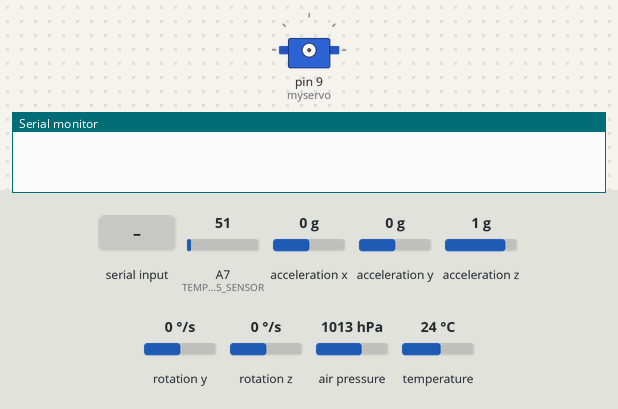
The sketch below on a simulated Arduino Nano, built with avr-gcc and run on an emulated ATmega328P. On the bench: servo, the last lines printed to the serial monitor. Wiring (inferred from the names in the program): MPU-6050 motion sensor at I2C address 0x68. The inputs (shaded band) are chosen by the test bench; at power-on: A7 (TEMPLM35_SENSOR) = 51, acceleration x 0 g, acceleration y 0 g, acceleration z 1 g, rotation y 0 °/s, rotation z 0 °/s, air pressure 1013 hPa, temperature 24 °C.

Above: at 3.2 s.
3.3 s: "a" received over the second serial link
At 6.3 s:
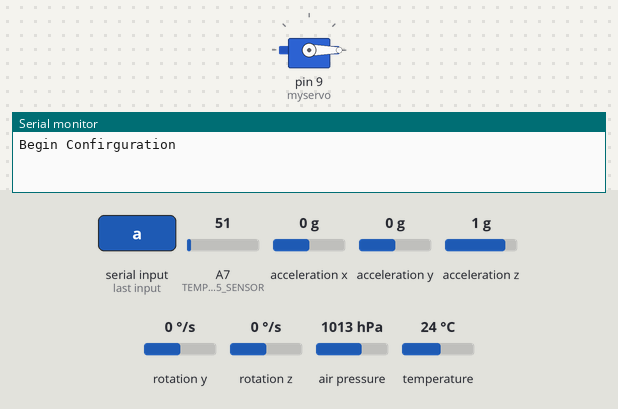
6.6 s: "d" received over the second serial link
At 10.7 s:
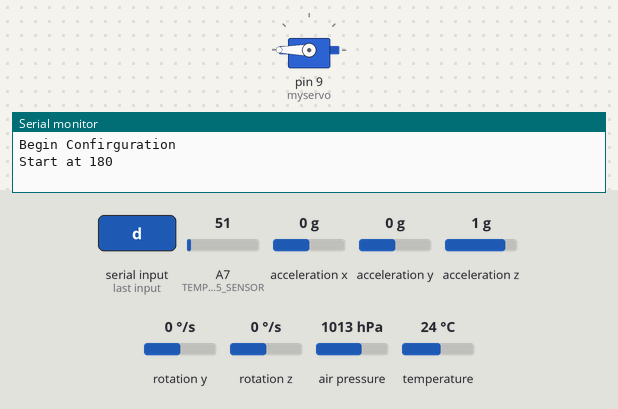
Timing chart, 0 to 12.2 s (numbered marks = the images above; inputs shaded):
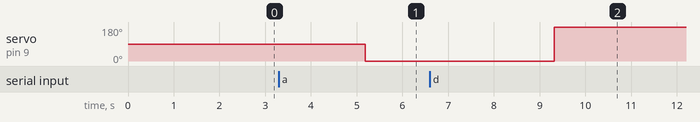

Measured:
- after the input at 3.3 s, servo on pin 9 (myservo): 90° → 0° after 1.9 s
- after the input at 6.6 s, servo on pin 9 (myservo): 0° → 180° after 2.7 s

The sketch:

final_script_xbee.ino
```cpp
// @ TO DO : find when to release the servos

#include <Wire.h>
#include <Adafruit_Sensor.h>
#include <Adafruit_BMP280.h>
#include <SoftwareSerial.h>
#include <Servo.h>

/* MPU CONSTANTS */
const int MPU_ADDR=0x68;
const byte PWR_MGMT_1=0x6b;
const byte WHO_AM_I=0x75;
const byte MPU_ACX_1=0x3B;
const byte MPU_ACY_1=0x3D;
const byte MPU_ACZ_1=0x3F;
const byte MPU_TEMP_1=0x41;
const byte MPU_GYX_1=0x44;

/* MPU VARIABLE CONSTANTS */
const float ACC_SCALE_FACT=4096.;
const float GYR_SCALE_FACT=131.;
const float REF_PRESSURE=1013.25;

/* MPU RESULTS */
byte WHO_AM_I_data;
float acc[3];
float gyro[3];
float baro[3];

/* tempLM35 SENSOR */
const int TEMPLM35_SENSOR=A7;

/* tempLM35 VARIABLES */
float tempc;
float tempf;
float vout;

/* Bme SENSOR */
Adafruit_BMP280 bme;
float altitude;

/* XBee SENSOR */
SoftwareSerial XBee(2, 3);

/* counter & timer */
int counter = 0;
unsigned long start_time = 0;
unsigned long current_time;
unsigned long elapsed_time;
boolean servo_starting_position = false;

int servo_angle = 0;
/* Servos */
Servo myservo;

void setup() {
  initXBee();
  initB280();
  Wire.begin();
  initMPU6050();
  Serial.begin(9600);
}

void loop() {

  /***
  Count
  Elapsed time
  outside TMP,
  inside TMP0,
  inside TMP1,
  Barometer,
  Accelerator,
  Gyro ***/

  counter = counter + 1;
  XBee.print(counter);
  current_time = millis();
  elapsed_time = current_time - start_time;
  XBee.print(";");
  XBee.print(elapsed_time);
  XBee.print(";");
  getTmpLM35();
  readTemp();
  getBaro();
  Wire.beginTransmission(MPU_ADDR);
  Wire.write(WHO_AM_I);
  Wire.endTransmission();
  Wire.requestFrom(MPU_ADDR,1);
  getAcc();
  getGyro();
  XBee.print(millis());
  XBee.println();
  delay(1000);
  xBeeMenu();

  // @ TO DO : Actual Ejection criteria
  if (servo_starting_position == true && counter == 120) {
      Serial.println("Send signal");
      servoRotate(180);
      servo_starting_position == false;
    }
}


void initXBee() {
   /** Configures XBEE **/
   XBee.begin(9600);
}
void initServo() {
  /** Configures Servos **/
  myservo.attach(9, 1000, 2000);
}

void initTMPLM35() {
   /** Configures temp35 sensor **/
  pinMode(TEMPLM35_SENSOR,INPUT);
}

void initMPU6050() {
  /**  Configures MPU 6050  **/
  Wire.beginTransmission(MPU_ADDR);
  Wire.write(PWR_MGMT_1);
  Wire.write(0);
  Wire.endTransmission();
  Wire.beginTransmission(MPU_ADDR);
  Wire.write(0x1C);  // Set accelerometer precision
  Wire.write(0x10);  // .. to +/- 8 g
  Wire.write(0x1B);  // Set gyroscope precision
  Wire.write(0x07);  // .. to +/- 250 deg/s
  Wire.endTransmission();
}

void initB280() {
  /** Configures Barometer **/
  Wire.begin();
  XBee.begin(9600);
  if (!bme.begin()) {
    XBee.println(("Could not find a valid BMP280 sensor, check wiring!"));
    while (1);
  }
  delay(2000);
}

void getAcc() {
  /*** Get Accelerator ***/
  int tmp;
  Wire.beginTransmission(MPU_ADDR);
  Wire.write(MPU_ACX_1);  // starting with register 0x3B (ACCEL_XOUT_H)
  Wire.endTransmission(false);
  Wire.requestFrom(MPU_ADDR,6);  // request a total of 6 registers
  tmp=Wire.read()<<8|Wire.read();
  acc[0] = tmp / ACC_SCALE_FACT;
  tmp=Wire.read()<<8|Wire.read();
  acc[1] = tmp / ACC_SCALE_FACT;
  tmp=Wire.read()<<8|Wire.read();
  acc[2] = tmp / ACC_SCALE_FACT;

  XBee.print(acc[0]);
  XBee.print(";");
  XBee.print(acc[1]);
  XBee.print(";");
  XBee.print(acc[2]);
  XBee.print(";");

  return;
}

float readTemp() {
  /*** Read Temps  ***/
  int Temp;
  float tempC;
  Wire.beginTransmission(MPU_ADDR);
  Wire.write(MPU_TEMP_1);
  Wire.endTransmission();
  Wire.requestFrom(MPU_ADDR,2);
  Temp= Wire.read() <<8 | Wire.read();
  tempC = Temp/340. + 36.53;
  XBee.print(tempC);
  XBee.print(";");
  return tempC;
}

void getGyro() {
  /*** Get Gyro readings ***/

  int tmp;
  Wire.beginTransmission(MPU_ADDR);
  Wire.write(MPU_GYX_1);  // starting with register 0x3B (ACCEL_XOUT_H)
  Wire.endTransmission(false);
  Wire.requestFrom(MPU_ADDR,6);  // request a total of 6 registers
  tmp=Wire.read()<<8|Wire.read();
  gyro[0] = tmp / GYR_SCALE_FACT;
  tmp=Wire.read()<<8|Wire.read();
  gyro[1] = tmp / GYR_SCALE_FACT;
  tmp=Wire.read()<<8|Wire.read();
  gyro[2] = tmp / GYR_SCALE_FACT;
  XBee.print(gyro[0]);
  XBee.print(";");
  XBee.print(gyro[1]);
  XBee.print(";");
  XBee.print(gyro[2]);
  XBee.print(";");
  return;
}

float getBaro() {
  /*** Get Baro readings ***/
  XBee.print(bme.readTemperature());
  baro[0] = bme.readTemperature();
  XBee.print(";");
  XBee.print(bme.readPressure());
  XBee.print(";");
  XBee.print(bme.readAltitude(REF_PRESSURE));
  baro[2] = bme.readAltitude(REF_PRESSURE);
  XBee.print(";");// this should be adjusted to your local forcase

}

void getTmpLM35() {
  /*** Get and print temperature ***/
  vout=analogRead(TEMPLM35_SENSOR);
  tempc=vout*0.5966-66.2;
  XBee.print(tempc);
  XBee.print(";");
}

void servoRotate(int servo_angle) {
   /*** Rotate the server ***/
   initServo();
   delay(1000);
   myservo.write(servo_angle);
   delay(1000);
   myservo.detach();
}

void start_timer(int servo_angle){
    /** Start position ***/
    start_time = millis();
    servoRotate(servo_angle);
    delay(1000);
    XBee.println("***** Servos in position *****");
    servo_starting_position = true;
}

void xBeeMenu() {
  /** Controls the Servos **/
  if (XBee.available()){
    char c = XBee.read();
    switch (c){
    // master case
    case 'a':
      Serial.println("Begin Confirguration");
      servo_angle = 0;
      start_timer(servo_angle);
      break;
    case 'b':
      Serial.println("Start at 0");
      servo_angle = 0;
      servoRotate(servo_angle);
      break;
    case 'c':
      Serial.println("Start at 90");
      servo_angle = 90;
      servoRotate(servo_angle);
      break;
    case 'd':
      Serial.println("Start at 180");
      servo_angle = 180;
      servoRotate(servo_angle);
      break;
    case 'e':
      Serial.println("Forced Ejection");
      servo_angle = 180;
      servoRotate(servo_angle);
      break;
    }
  }
}
```
